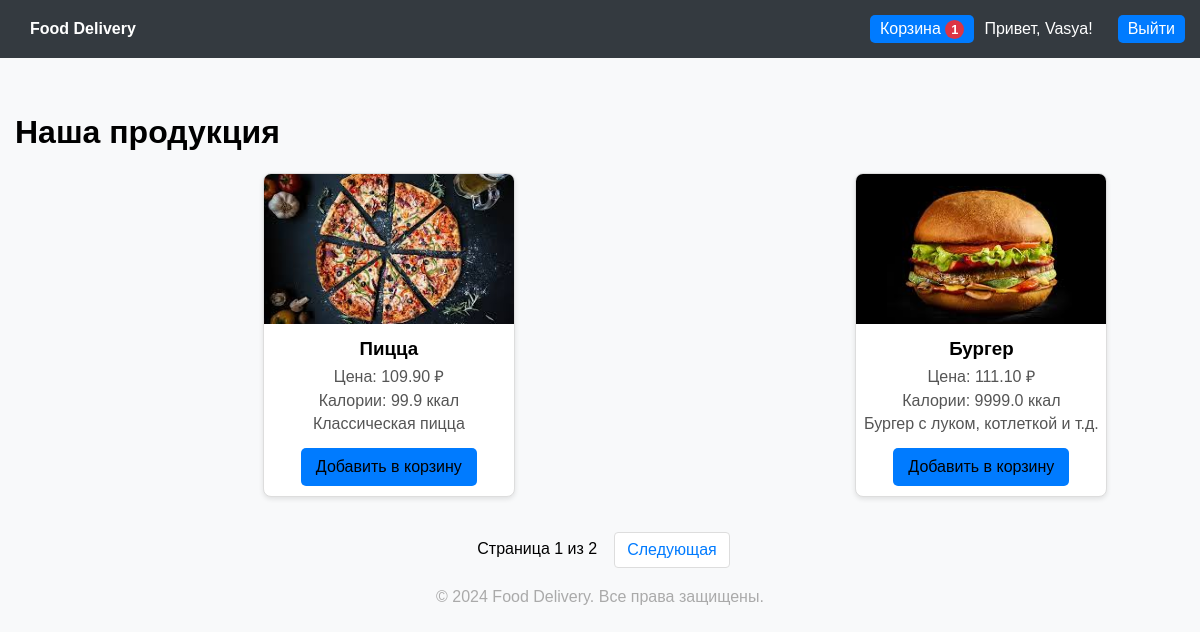
Screenshot of / (signed in) with the database file from the repository.
### core/models.py (models this page shows, shortened)
class Food(models.Model):
    compound = models.CharField(max_length=255, blank=True, null=True)
    name = models.CharField(max_length=100)
    category = models.ManyToManyField(Category)
    image = models.ImageField(upload_to='food')
    description = models.TextField(blank=True, null=True)
    calories = models.FloatField(blank=True, null=True)
    price = models.DecimalField(max_digits=10, decimal_places=2)
    is_available = models.BooleanField(default=True)

### core/views.py (the view)
# urls.py: path('', Index.as_view(), name = 'home'),
class Index(ListView):
    model = Food
    context_object_name = 'foods'
    template_name = 'index.html'
    paginate_by = 2
    def get_context_data(self, **kwargs):
        context = super().get_context_data(**kwargs)
        if self.request.user.is_authenticated:
            count_quantity = Cart.objects.filter(user=self.request.user).aggregate(Sum('quantity'))
            context['cart_item_count'] = count_quantity['quantity__sum']
        else:
            context['cart_item_count'] = 0
        return context

### core/templates/index.html (shortened to what this page needs)
{% load static %}
<!DOCTYPE html>
<html lang="en">
<head>
    <link rel="stylesheet" href="{% static 'css/style.css' %}" />
</head>
<body>
    <header>
        <div>
           <a href="{% url 'home:home' %}"> <strong>Food Delivery</strong></a>
        </div>
        <div class="cart-info">
            <a href="{% url 'home:cart' %}">
                Корзина
                {% if cart_item_count > 0 %}
                    <span class="cart-count">{{ cart_item_count }}</span>
                    {% endif %}
            </a>
            {% if user.is_authenticated %}
                Привет, {{ user.username }}!
                <a href="{% url 'account:logout' %}">Выйти</a>
            {% else %}
                <a href="{% url 'account:login' %}">Вход</a>
                <a href="{% url 'account:register' %}">Регистрация</a>
            {% endif %}
        </div>
    </header>
    <div class="container">
        <h1>Наша продукция</h1>
        <div class="product-list">
            {% for food in foods %}
            <a href="{% url 'home:detail' food.pk %}" style="outline: none;">
            <div class="product-card">
                <img src="{{ food.image.url }}" alt="{{ food.name }}">
                <h3>{{ food.name }}</h3>
                <p>Цена: {{ food.price }} ₽</p>
                <p>Калории: {{ food.calories }} ккал</p>
                <p>{{ food.description }}</p>
                <a href="{% url 'home:add_cart' food.pk %}" class="link">Добавить в корзину</a>
            </div>
            </a>
            {% endfor %}
        </div>
    </div>
    <div class="pagination">
        <span>Страница {{ page_obj.number }} из {{ page_obj.paginator.num_pages }}</span>
        {% if page_obj.has_next %}
            <a href="?page={{ page_obj.next_page_number }}" class="page-link">Следующая</a>
        {% endif %}
    </div>
    <footer>
        &copy; 2024 Food Delivery. Все права защищены.
    </footer>
</body>
</html>

### core/static/css/style.css (style rules this page uses)
body { font-family: Arial, sans-serif; margin: 0; padding: 0; background-color: #f8f9fa; }
header { background-color: #343a40; color: #fff; padding: 15px; display: flex; justify-content: space-between; align-items: center; }
header a { color: #fff; text-decoration: none; margin-left: 15px; }
.container { max-width: 1200px; margin: 20px auto; padding: 15px; }
.product-list { display: flex; flex-wrap: wrap; gap: 15px; justify-content: space-around; }
.product-card { background-color: #fff; border: 1px solid #ddd; border-radius: 8px; box-shadow: 0 2px 5px rgba(0, 0, 0, 0.1); width: 250px; overflow: hidden; text-align: center; }
.product-card img { width: 100%; height: 150px; object-fit: cover; }
.product-card h3 { margin: 10px 0 5px; }
.product-card p { margin: 5px 0; color: #555; }
.product-card a { text-decoration: none; color: inherit; }
.link { display: inline-block; background-color: #007bff; color: #fff; padding: 10px 15px; text-decoration: none; border-radius: 5px; margin: 10px 0; transition: background-color 0.3s; }
footer { text-align: center; margin-top: 20px; color: #aaa; }
.cart-info { display: flex; align-items: center; gap: 10px; }
.cart-info a { background-color: #007bff; color: #fff; padding: 5px 10px; border-radius: 5px; text-decoration: none; transition: background-color 0.3s; }
.cart-count { background-color: #dc3545; color: #fff; font-size: 0.8em; font-weight: bold; padding: 2px 6px; border-radius: 50%; }
.pagination { display: flex; justify-content: center; margin: 20px 0; }
.page-link { margin: 0 5px; padding: 8px 12px; border: 1px solid #ddd; background-color: white; color: #007bff; text-decoration: none; border-radius: 4px; }
.pagination span { padding: 8px 12px; }

### rows the page displays
Food: image (picture), name "Пицца", price "109.90", calories "99.9", description "Классическая пицца"
Food: image (picture), name "Бургер", price "111.10", calories "9999.0", description "Бургер с луком, котлеткой и т.д."

### other values shown
{{ cart_item_count }} "1"
{{ user.username }} "Vasya"
{{ page_obj.number }} "1"
{{ page_obj.paginator.num_pages }} "2"
